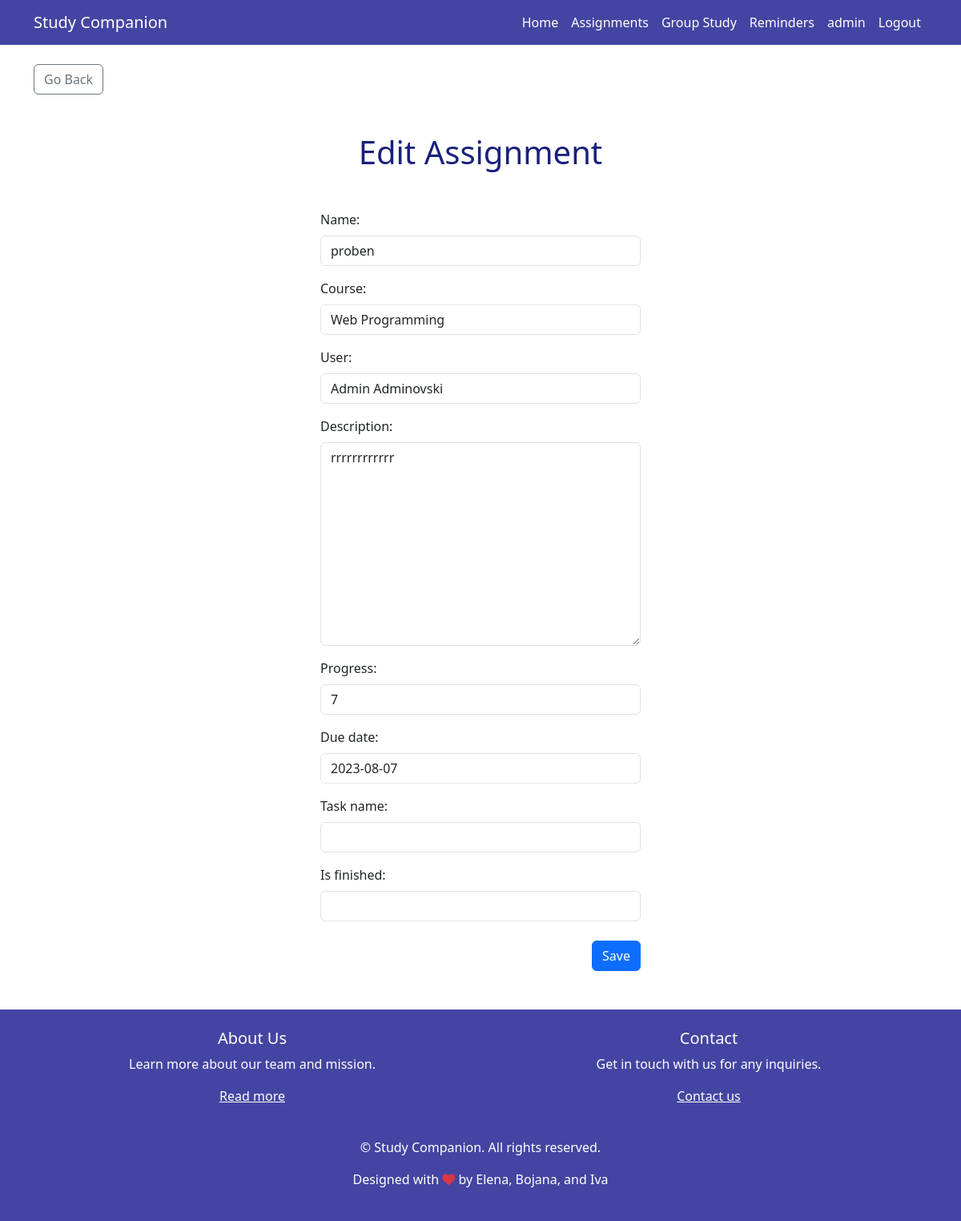
Page /edit_assignment/proben (signed in) on the earlier database version.
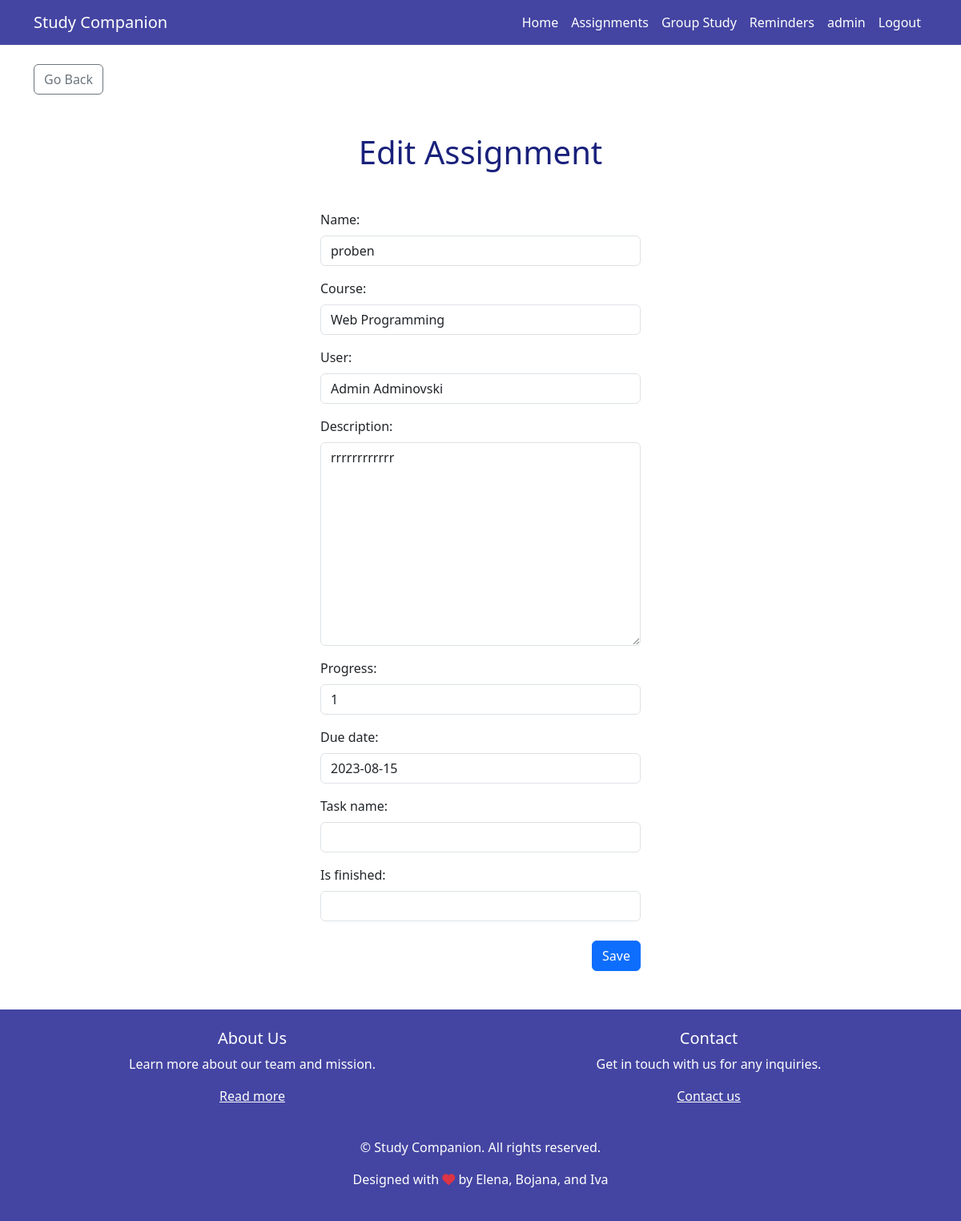
Same page on the later database version.
### app/models.py (models this page shows, shortened)
class Assignment(models.Model):
    PROGRESS_CHOICES = [(i, str(i)) for i in range(11)]
    name = models.CharField(max_length=200)
    course = models.ForeignKey(Course, on_delete=models.CASCADE)
    user = models.ForeignKey(CustomUser, on_delete=models.CASCADE)
    description = models.TextField()
    progress = models.IntegerField(choices=PROGRESS_CHOICES, default=0)
    due_date = models.DateField(default=datetime.now() + timedelta(days=7))

class Course(models.Model):
    name = models.CharField(max_length=100)
    def __str__(self):
        return f"{self.name}"

class CustomUser(AbstractUser):
    name = models.CharField(max_length=100)
    surname = models.CharField(max_length=100)
    objects = CustomUserManager()
    def __str__(self):
        return f"{self.name} {self.surname}"

### app/views.py (the view)
# urls.py: path('edit_assignment/<str:name>', views.edit_assignment, name='edit_assignment'),
def edit_assignment(request, name=None):
    assignment = Assignment.objects.get(name=name)
    if request.method == 'POST':
        form = AssignmentTaskForm(request.POST, instance=assignment)
        if form.is_valid():
            form.save()
            return redirect('assignments')
    else:
        form = AssignmentTaskForm(instance=assignment)
    return render(request, 'edit_assignment.html', {'form': form, 'assignment': assignment})

### app/forms.py (shortened to what this page needs)
class AssignmentTaskForm(forms.ModelForm):
    task_name = forms.CharField(max_length=200)
    is_finished = forms.BooleanField(required=False, widget=forms.CheckboxInput)
    def __init__(self, *args, **kwargs):
        super(AssignmentTaskForm, self).__init__(*args, **kwargs)
        for field in self.visible_fields():
            field.field.widget.attrs["class"] = "form-control"
    class Meta:
        model = Assignment
        fields = '__all__'

### templates/edit_assignment.html (shortened to what this page needs)
{% extends "base.html" %}
{% block content %}
    {% if user.is_authenticated %}
        <div class="container">
            <a href="{% url 'assignment_details' name=assignment.name %}" class="btn btn-outline-secondary">Go Back</a>
            <h1 class="text-center primary-text my-5">Edit Assignment</h1>
            <form method="post" style="max-width: 400px" class="mx-auto">
                {{ form.as_p }}
                <div class="text-right">
                    <input type="submit" value="Save" class="btn btn-primary mt-2">
                </div>
            </form>
        </div>
    {% else %}
        {% include "unauthenticated_message.html" %}
    {% endif %}
{% endblock %}

Differences in the rows shown:
changed Assignment "Web Programming": progress "7" → "1"; due_date "2023-08-07" → "2023-08-15"
